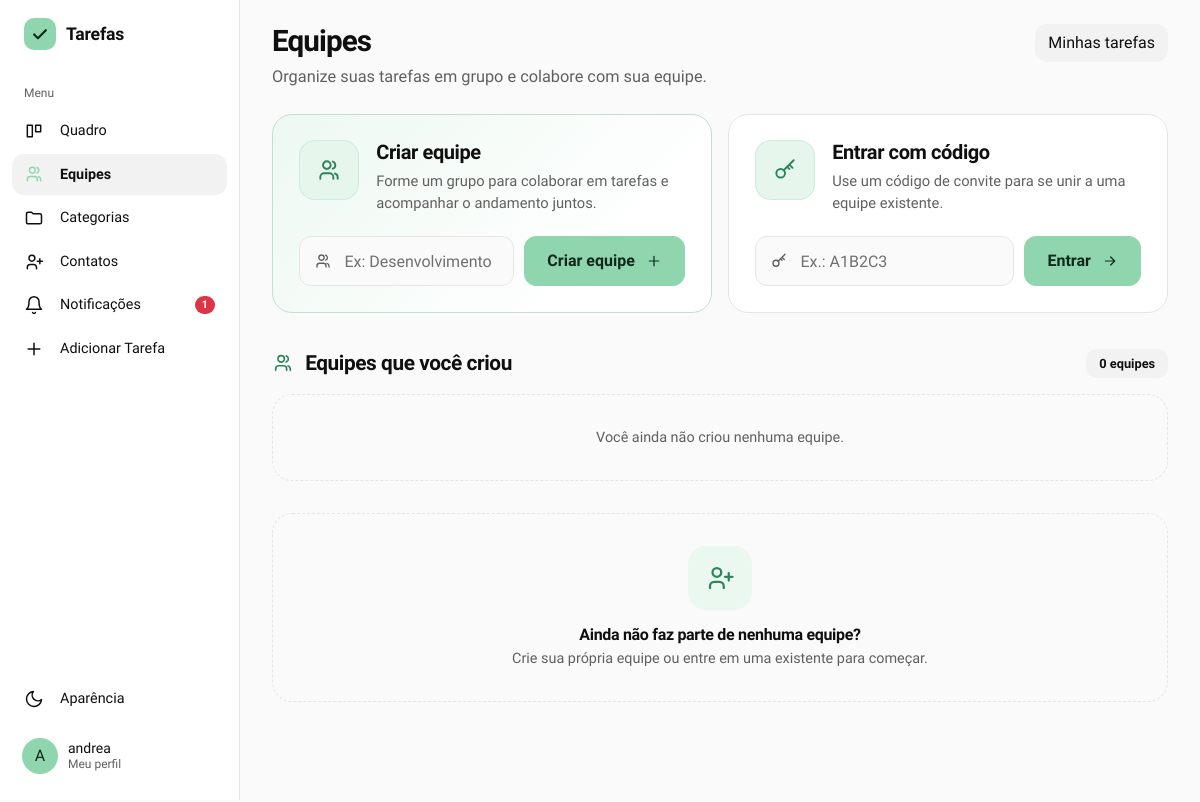
Before: /equipes (signed in) with the older database file.
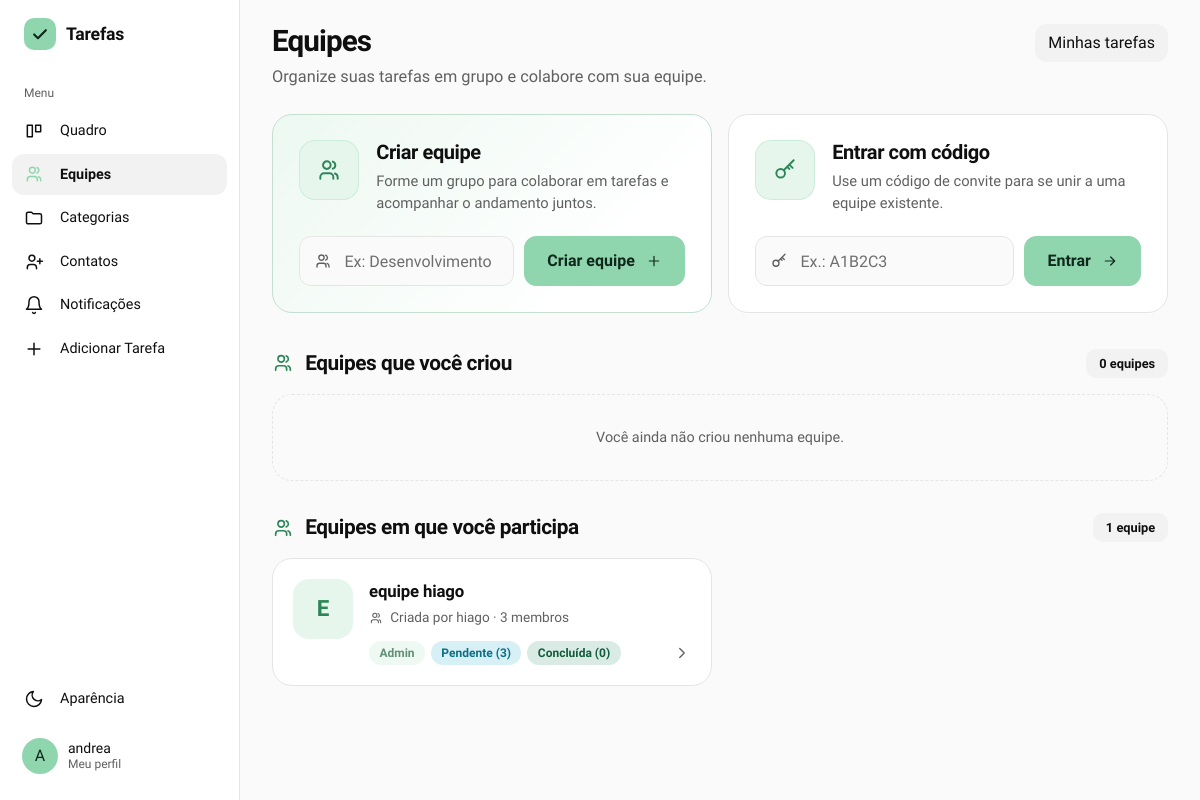
After: the same page with the newer database file.
### gerenciador_de_tarefas/models.py (models this page shows)
class Usuario(db.Model, UserMixin):
    id = db.Column(db.Integer, primary_key=True)
    nomeUsuario = db.Column(db.String(50), unique=True, nullable=False)
    email = db.Column(db.String(254), unique=True, nullable=False)
    senha = db.Column(db.String(255), nullable=False)
    nome = db.Column(db.String(100), nullable=False)
    tarefasCriadas = db.relationship('Tarefa', backref='criador', foreign_keys='Tarefa.criador_id', lazy=True)
    tarefasAtribuidas = db.relationship('Tarefa', backref='responsavel', foreign_keys='Tarefa.responsavel_id', lazy=True)
    cargo = db.Column(db.String(20), nullable=False, default='usuario') #admin ou usuario
    foto_perfil = db.Column(db.String(200), nullable=True, default='default.png')
    ordenacao_quadro = db.Column(db.String(30), nullable=False, default='padrao')

class Equipe(db.Model):
    id = db.Column(db.Integer, primary_key=True)
    nome = db.Column(db.String(100), nullable=False)
    codigo_acesso = db.Column(db.String(12), unique=True, nullable=False)
    dono_id = db.Column(db.Integer, db.ForeignKey('usuario.id'), nullable=False)
    dono = db.relationship('Usuario', foreign_keys=[dono_id])
    membros = db.relationship('MembroEquipe', backref='equipe', cascade='all, delete-orphan', lazy=True)
    tarefas = db.relationship('Tarefa', backref='equipe', lazy=True)

class MembroEquipe(db.Model):
    id = db.Column(db.Integer, primary_key=True)
    equipe_id = db.Column(db.Integer, db.ForeignKey('equipe.id'), nullable=False)
    usuario_id = db.Column(db.Integer, db.ForeignKey('usuario.id'), nullable=False)
    cargo = db.Column(db.String(20), nullable=False, default='membro', server_default='membro')
    usuario = db.relationship('Usuario')
    __table_args__ = (db.UniqueConstraint('equipe_id', 'usuario_id'),)

### gerenciador_de_tarefas/app.py (the view)
@app.route('/equipes')
@login_required
def equipes():
    minhas = Equipe.query.filter_by(dono_id=current_user.id).all()
    participo = (Equipe.query.join(MembroEquipe, MembroEquipe.equipe_id == Equipe.id)).filter(MembroEquipe.usuario_id == current_user.id, Equipe.dono_id != current_user.id).all()
    return render_template('equipes.html', minhas=minhas, participo=participo)

### gerenciador_de_tarefas/app.py (called while the page is built)
@login_manager.user_loader
def load_user(user_id):
    return db.session.get(Usuario, int(user_id))

@app.context_processor
def injetar_categorias_globais():
    if current_user.is_authenticated:
        return dict(categorias_globais=categorias_acessiveis())
    return dict(categorias_globais=[])

@app.context_processor
def injetar_notificacoes():
    if not current_user.is_authenticated:
        return dict(n_notificacoes=0)
    n = (Contato.query.filter_by(destinatario_id=current_user.id, status='pendente').count()
         + ConviteEquipe.query.filter_by(convidado_id=current_user.id).count()
         + Tarefa.query.filter_by(responsavel_id=current_user.id, aceite='aguardando').count())
    return dict(n_notificacoes=n)

def categorias_do_usuario():
    return Categoria.query.filter_by(usuario_id=current_user.id).order_by(Categoria.nome).all()

def categorias_acessiveis():
    proprias = categorias_do_usuario()
    de_outros = [cs.categoria for cs in CategoriaCompartilhada.query.filter_by(usuario_id=current_user.id).all()]
    return proprias + sorted(de_outros, key=lambda c: c.nome.lower())

### gerenciador_de_tarefas/templates/equipes.html (shortened to what this page needs)
{% extends "base.html" %}
{% block content %}
{% macro ico(nome, t=18) -%}
<svg width="{{ t }}" height="{{ t }}" viewBox="0 0 24 24" fill="none" stroke="currentColor" stroke-width="1.8" stroke-linecap="round" stroke-linejoin="round" aria-hidden="true">
{%- if nome == 'users' %}<path d="M16 20v-1.5a3.5 3.5 0 00-3.5-3.5h-5A3.5 3.5 0 004 18.5V20M10 11a3.5 3.5 0 100-7 3.5 3.5 0 000 7zM20 20v-1.5a3.5 3.5 0 00-2.5-3.3M15.5 4.2a3.5 3.5 0 010 6.6"/>
{%- elif nome == 'key' %}<circle cx="8" cy="15" r="4"/><path d="M10.8 12.2L20 3M16 7l3 3M14 9l2 2"/>
{%- elif nome == 'plus' %}<path d="M12 5v14M5 12h14"/>
{%- elif nome == 'arrow' %}<path d="M5 12h14M13 6l6 6-6 6"/>
{%- elif nome == 'chevron' %}<path d="m9 6 6 6-6 6"/>
{%- elif nome == 'user-plus' %}<path d="M15 20v-1.5a3.5 3.5 0 00-3.5-3.5h-4A3.5 3.5 0 004 18.5V20M9.5 11a3.5 3.5 0 100-7 3.5 3.5 0 000 7zM19 8v6M16 11h6"/>
{%- endif %}</svg>
{%- endmacro %}
<div class="eq-topo">
    <div>
        <h1 class="titulo-pagina">Equipes</h1>
        <p class="eq-subtitulo">Organize suas tarefas em grupo e colabore com sua equipe.</p>
    </div>
    <a href="{{ url_for('quadro') }}" class="btn btn-outline-secondary">Minhas tarefas</a>
</div>
<section class="eq-duplo">
    <div class="eq-card eq-card-destaque">
        <div class="eq-card-topo">
            <span class="eq-card-icone">{{ ico('users', 26) }}</span>
            <div>
                <h2 class="eq-card-titulo">Criar equipe</h2>
                <p class="eq-card-sub">Forme um grupo para colaborar em tarefas e acompanhar o andamento juntos.</p>
            </div>
        </div>
        <form method="POST" action="{{ url_for('criar_equipe') }}" class="eq-form">
            <div class="eq-form-linha">
                <div class="eq-campo">
                    <input type="text" id="nomeEquipe" name="nome" class="form-control eq-input"
                           placeholder="Ex: Desenvolvimento Mobile" maxlength="100" required>
                </div>
                <button type="submit" class="btn btn-principal">Criar equipe {{ ico('plus', 16) }}</button>
            </div>
        </form>
    </div>
    <div class="eq-card eq-card-codigo">
        <div class="eq-card-topo">
            <span class="eq-card-icone">{{ ico('key', 26) }}</span>
            <div>
                <h2 class="eq-card-titulo">Entrar com código</h2>
                <p class="eq-card-sub">Use um código de convite para se unir a uma equipe existente.</p>
            </div>
        </div>
        <form method="POST" action="{{ url_for('entrar_equipe') }}" class="eq-form">
            <div class="eq-form-linha">
                <div class="eq-campo">
                    <input type="text" id="codigoEquipe" name="codigo" class="form-control eq-input"
                           placeholder="Ex.: A1B2C3" autocomplete="off" required>
                </div>
                <button type="submit" class="btn btn-principal">Entrar {{ ico('arrow', 16) }}</button>
            </div>
        </form>
    </div>
</section>
<section class="eq-secao">
    <div class="eq-secao-cab">
        <h2 class="eq-secao-titulo">{{ ico('users', 22) }} Equipes que você criou</h2>
        <span class="eq-contagem">{{ minhas|length }} equipe{{ '' if minhas|length == 1 else 's' }}</span>
    </div>
    {% if minhas %}
    <div class="eq-lista">
        {% for e in minhas %}
        <a href="{{ url_for('ver_equipe', equipe_id=e.id) }}" class="eq-equipe">
            <span class="eq-inicial" aria-hidden="true">{{ e.nome[:1]|upper }}</span>
            <div class="eq-equipe-corpo">
                <div class="eq-equipe-nome">{{ e.nome }}</div>
                <div class="eq-equipe-meta">{{ ico('users', 14) }} {{ e.membros|length }} membro{{ '' if e.membros|length == 1 else 's' }}</div>
                <div class="eq-equipe-rodape">
                    <div class="eq-tags"><span class="eq-tag">Criador</span></div>
                    <span class="eq-seta">{{ ico('chevron', 18) }}</span>
                </div>
            </div>
        </a>
        {% endfor %}
    </div>
    {% else %}
    <div class="eq-vazio">
        <p>Você ainda não criou nenhuma equipe.</p>
    </div>
    {% endif %}
</section>
<section class="eq-secao mb-5">
    {% if participo %}
    <div class="eq-secao-cab">
        <h2 class="eq-secao-titulo">{{ ico('users', 22) }} Equipes em que você participa</h2>
        <span class="eq-contagem">{{ participo|length }} equipe{{ '' if participo|length == 1 else 's' }}</span>
    </div>
    <div class="eq-lista">
        {% for e in participo %}
        {% set pendentes = e.tarefas|selectattr('status', 'equalto', 'Pendente')|list|length %}
        {% set concluidas = e.tarefas|selectattr('status', 'equalto', 'Concluída')|list|length %}
        <a href="{{ url_for('ver_equipe', equipe_id=e.id) }}" class="eq-equipe">
            <span class="eq-inicial" aria-hidden="true">{{ e.nome[:1]|upper }}</span>
            <div class="eq-equipe-corpo">
                <div class="eq-equipe-nome">{{ e.nome }}</div>
                <div class="eq-equipe-meta">{{ ico('users', 14) }} Criada por {{ e.dono.nomeUsuario }} · {{ e.membros|length }} membro{{ '' if e.membros|length == 1 else 's' }}</div>
                <div class="eq-equipe-rodape">
                    <div class="eq-tags">
                        {% set meu_vinculo = e.membros|selectattr('usuario_id', 'equalto', current_user.id)|list|first %}
                        <span class="eq-tag">{{ 'Admin' if meu_vinculo and meu_vinculo.cargo == 'admin' else 'Membro' }}</span>
                        <span class="eq-tag status-pendente">Pendente ({{ pendentes }})</span>
                        <span class="eq-tag status-concluida">Concluída ({{ concluidas }})</span>
                    </div>
                    <span class="eq-seta">{{ ico('chevron', 18) }}</span>
                </div>
            </div>
        </a>
        {% endfor %}
    </div>
    {% else %}
    <div class="eq-vazio">
        <span class="eq-vazio-icone">{{ ico('user-plus', 30) }}</span>
        <h3 class="eq-vazio-titulo">Ainda não faz parte de nenhuma equipe?</h3>
        <p>Crie sua própria equipe ou entre em uma existente para começar.</p>
    </div>
    {% endif %}
</section>
{% endblock %}

### gerenciador_de_tarefas/templates/base.html (shortened to what this page needs)
<!doctype html>
<html lang="pt-br">
  <head>
    <link
      rel="stylesheet"
      href="https://cdn.jsdelivr.net/npm/bootstrap@5.3.0/dist/css/bootstrap.min.css"
    />
    <link
      rel="stylesheet"
      href="{{ url_for('static', filename='static.css') }}"
    />
    <link rel="stylesheet" href="https://cdn.jsdelivr.net/npm/flatpickr/dist/flatpickr.min.css">
    <link rel="stylesheet" href="https://cdn.jsdelivr.net/npm/flatpickr/dist/themes/dark.css">
  </head>
  <body>
    {% macro aparencia(direcao='dropup') %}
    <div class="{{ direcao }}">
      <button
        class="menu-item"
        type="button"
        data-bs-toggle="dropdown"
        data-bs-auto-close="outside"
        aria-expanded="false"
      >
        <svg viewBox="0 0 24 24" fill="none" stroke="currentColor" stroke-width="1.8" stroke-linecap="round" stroke-linejoin="round" aria-hidden="true"><path d="M21 12.8A9 9 0 1111.2 3a7 7 0 009.8 9.8z"/></svg>
        <span>Aparência</span>
      </button>
    </div>
    {% endmacro %}
    {% macro logo() %}
    <span class="marca-icone">
      <svg width="20" height="20" viewBox="0 0 24 24" fill="none" stroke="currentColor" stroke-width="2.6" stroke-linecap="round" stroke-linejoin="round" aria-hidden="true"><path d="M5 12.5l4.5 4.5L19 7.5"/></svg>
    </span>
    {% endmacro %}
    {% set ep = request.endpoint or '' %}
    {% if current_user.is_authenticated %}
    <div class="app">
      <aside class="lateral" aria-label="Menu principal">
        <a
          class="marca"
          href="{{ url_for('admin_dashboard') if current_user.cargo == 'admin' else url_for('quadro') }}"
        >{{ logo() }}<span>Tarefas</span></a>
        <div class="menu-titulo">Menu</div>
        <a class="menu-item {{ 'ativo' if ep == 'quadro' }}" href="{{ url_for('quadro') }}">
          <svg viewBox="0 0 24 24" fill="none" stroke="currentColor" stroke-width="1.8" stroke-linecap="round" stroke-linejoin="round" aria-hidden="true"><path d="M4 5h6v14H4zM14 5h6v8h-6z"/></svg>
          <span>Quadro</span>
        </a>
        <a class="menu-item {{ 'ativo' if ep in ['equipes', 'ver_equipe', 'adicionar_tarefa_equipe'] }}" href="{{ url_for('equipes') }}">
          <svg viewBox="0 0 24 24" fill="none" stroke="currentColor" stroke-width="1.8" stroke-linecap="round" stroke-linejoin="round" aria-hidden="true"><path d="M16 20v-1.5a3.5 3.5 0 00-3.5-3.5h-5A3.5 3.5 0 004 18.5V20M10 11a3.5 3.5 0 100-7 3.5 3.5 0 000 7zM20 20v-1.5a3.5 3.5 0 00-2.5-3.3M15.5 4.2a3.5 3.5 0 010 6.6"/></svg>
          <span>Equipes</span>
        </a>
        <a class="menu-item {{ 'ativo' if ep in ['ver_categorias', 'ver_categoria'] }}" href="{{ url_for('ver_categorias') }}">
          <svg viewBox="0 0 24 24" fill="none" stroke="currentColor" stroke-width="1.8" stroke-linejoin="round" aria-hidden="true"><path d="M3 7a2 2 0 012-2h4l2 2h8a2 2 0 012 2v8a2 2 0 01-2 2H5a2 2 0 01-2-2z"/></svg>
          <span>Categorias</span>
        </a>
        <a class="menu-item {{ 'ativo' if ep == 'contatos' }}" href="{{ url_for('contatos') }}">
          <svg viewBox="0 0 24 24" fill="none" stroke="currentColor" stroke-width="1.8" stroke-linecap="round" stroke-linejoin="round" aria-hidden="true"><path d="M15 20v-1.5a3.5 3.5 0 00-3.5-3.5h-4A3.5 3.5 0 004 18.5V20M9.5 11a3.5 3.5 0 100-7 3.5 3.5 0 000 7zM19 8v6M16 11h6"/></svg>
          <span>Contatos</span>
        </a>
        <a class="menu-item {{ 'ativo' if ep == 'notificacoes' }}" href="{{ url_for('notificacoes') }}">
          <svg viewBox="0 0 24 24" fill="none" stroke="currentColor" stroke-width="1.8" stroke-linecap="round" stroke-linejoin="round" aria-hidden="true"><path d="M6 8a6 6 0 0112 0c0 7 3 9 3 9H3s3-2 3-9M10.3 21a1.9 1.9 0 003.4 0"/></svg>
          <span>Notificações</span>
          {% if n_notificacoes %}<span class="badge rounded-pill text-bg-danger ms-auto">{{ n_notificacoes }}</span>{% endif %}
        </a>
        <a class="menu-item" href="#" data-bs-toggle="modal" data-bs-target="#modalAdicionarTarefa">
          <svg viewBox="0 0 24 24" fill="none" stroke="currentColor" stroke-width="1.8" stroke-linecap="round" aria-hidden="true"><path d="M12 5v14M5 12h14"/></svg>
          <span>Adicionar Tarefa</span>
        </a>
        <div class="menu-espaco"></div>
        {{ aparencia('dropup') }}
        <a href="#" class="usuario-card mt-2 text-decoration-none" data-bs-toggle="modal" data-bs-target="#modalPerfil" title="Meu Perfil">
          {% if current_user.foto_perfil and current_user.foto_perfil != 'default.png' %}
            <img src="{{ url_for('static', filename='uploads/' + current_user.foto_perfil) }}" alt="" class="usuario-foto" />
          {% else %}
            <span class="usuario-foto">{{ current_user.nomeUsuario[:1]|upper }}</span>
          {% endif %}
          <span class="usuario-nome">{{ current_user.nome or current_user.nomeUsuario }}<small>Meu perfil</small></span>
        </a>
      </aside>
      <main class="conteudo">
        <div class="conteudo-interno">
    {% endif %}
    {% block content %}{% endblock %}
    {% if current_user.is_authenticated %}
        </div>
      </main>
    </div>
    {% else %}
    </main>
    {% endif %}
  </body>
</html>

Changed rows visible on the page:
now on this page (row unchanged): Equipe: nome "E", nome "equipe hiago", {{ t }} 14 (drawn), dono.nomeUsuario "hiago", membros|length "3", membros "s", pendentes "3", concluidas "0"
added MembroEquipe: cargo "Admin"
Other visible differences:
{{ t }}: 30 → 22 (drawn)
{{ participo|length }}: (not shown) → "1"
{{ n_notificacoes }}: "1" → (not shown)
text no longer shown: "Ainda não faz parte de nenhuma equipe? Crie sua própria equipe ou entre em uma existente para começar."
text now shown: "Equipes em que você participa equipe"
